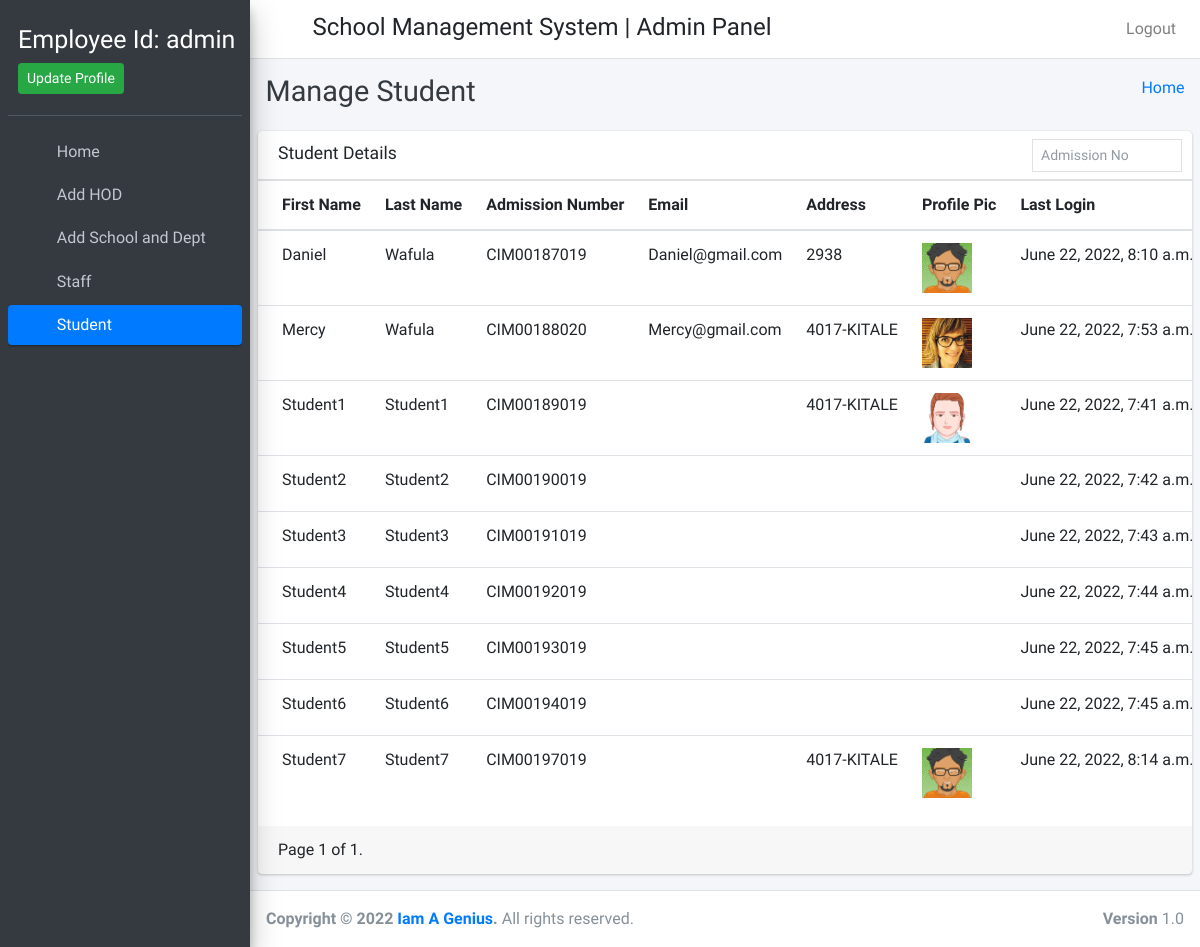
The page /Student (signed in) on the database as committed earlier.
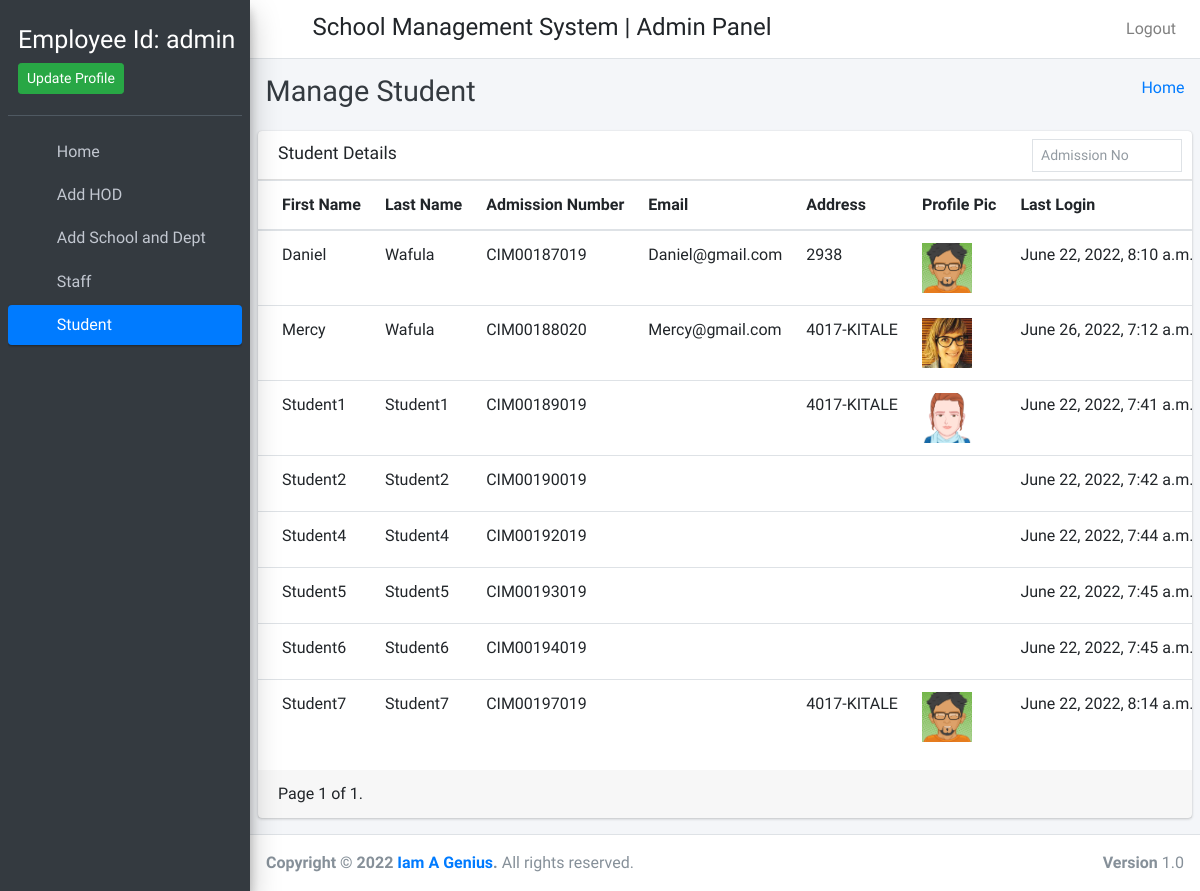
The same page on the database as committed later.
### Student/models.py (models this page shows)
class CustomUser(AbstractUser):
    user_type_data=((1,"HOD"),(3,"staff"),(4,"student"),(2,"admin"))
    user_type= models.CharField(default=1, choices=user_type_data,max_length=10)

class students(models.Model):
    id=models.AutoField(primary_key=True)
    admin = models.OneToOneField(CustomUser, on_delete=models.CASCADE)
    gender = models.CharField(max_length=50)
    profile_pic = models.FileField()
    address = models.TextField()
    course_id=models.ForeignKey(courses,on_delete=models.SET_DEFAULT,default=1)
    dept_id = models.ForeignKey(department,on_delete=models.SET_DEFAULT,default=1)
    session_year_id = models.ForeignKey(sessionmodel,on_delete=models.CASCADE)
    stage_id = models.ForeignKey(semester,on_delete=models.SET_DEFAULT,default=19)
    status = models.BooleanField(default=False)
    created_at = models.DateTimeField(auto_now_add=True)
    updated_at = models.DateTimeField(auto_now_add=True)
    fcm_token=models.TextField(default="")
    objects=models.Manager()

### Student/admin_views.py (the view)
# urls.py: path('Student',admin_views.Student,name="Student"),
def Student(request):
    student = students.objects.all()
    filters = StudentFilter(request.GET,queryset=student)
    student = filters.qs
    page = request.GET.get('page',1)
    paginator = Paginator(student,10)
    page_obj = paginator.get_page(page)
    page_range = paginator.get_elided_page_range(number=page,on_each_side=3,on_ends=2)
    try:
        student = paginator.page(page)
    except PageNotAnInteger:
        student = paginator.page(1)
    except EmptyPage:
        student = paginator.page(paginator.num_pages)
    context = {
        'student':student,
        'page_obj':page_obj,
        'page_range':page_range,
        'filters':filters.form
    }
    return render(request,'admin_template/manage_students.html',context)

### templates/admin_template/manage_students.html (shortened to what this page needs)
{% extends 'admin_template/base.html' %}
{% block page_title %} Manage Student {% endblock page_title %}
{% load static %}
{% load i18n %}
{% block main_content %}
<section class="content">
      <div class="row">
        <div class="col-12">
          <div class="card">
            <div class="card-header">
              <h3 class="card-title">Student Details</h3>
              <div class="card-tools">
                <form method="get" class="form-inline">
                  <div class="input-group input-group-sm border" style="width: 150px;">
                    {{filters.admin__username}}
                    <div class="input-group-append">
                      <button class="btn" type="submit">
                        <i class="fas fa-search"></i>
                      </button>
                    </div>
                  </div>
                </form>
              </div>
            </div>
            <div class="card-body table-responsive p-0">
              <div id="example2_wrapper" class="dataTables_wrapper dt-bootstrap4"><div class="row"><div class="col-sm-12 col-md-6"></div><div class="col-sm-12 col-md-6"></div></div><div class="row"><div class="col-sm-12">
                <table id="example2" class="table table-hover text-nowrap" role="grid" aria-describedby="example2_info">
                <thead>
                <tr role="row">
                  <th class="sorting" tabindex="0" aria-controls="example2" rowspan="1" colspan="1" aria-label="Browser: activate to sort column ascending">First Name</th>
                  <th class="sorting" tabindex="0" aria-controls="example2" rowspan="1" colspan="1" aria-label="Platform(s): activate to sort column ascending">Last Name</th>
                  <th class="sorting" tabindex="0" aria-controls="example2" rowspan="1" colspan="1" aria-label="Engine version: activate to sort column ascending">Admission Number</th>
                  <th class="sorting" tabindex="0" aria-controls="example2" rowspan="1" colspan="1" aria-label="CSS grade: activate to sort column ascending">Email</th>
                  <th class="sorting" tabindex="0" aria-controls="example2" rowspan="1" colspan="1" aria-label="CSS grade: activate to sort column ascending">Address</th>
                  <th class="sorting" tabindex="0" aria-controls="example2" rowspan="1" colspan="1" aria-label="CSS grade: activate to sort column ascending">Profile Pic</th>
                  <th class="sorting" tabindex="0" aria-controls="example2" rowspan="1" colspan="1" aria-label="CSS grade: activate to sort column ascending">Last Login</th>
                  <th class="sorting" tabindex="0" aria-controls="example2" rowspan="1" colspan="1" aria-label="CSS grade: activate to sort column ascending">Action</th></tr>
                </thead>
                <tbody>
                {% for student in student %}
                  <tr>
                      <td>{{ student.admin.first_name }}</td>
                      <td>{{ student.admin.last_name }}</td>
                      <td>{{ student.admin.username }}</td>
                      <td>{{ student.admin.email }}</td>
                      <td>{{ student.address }}</td>
                      <td><img src="{{ student.profile_pic }}" style="width:50px"/></td>
                      <td>{{ student.admin.last_login }}</td>
                    </tr>
                {% endfor %}
                </tbody>
              </table>
            </div>
          </div>
        </div>
      </div>
      <div class="card-footer">
          <div class="row">
              <div class="col-lg-6">
                  <div class="pagination">
                      <span class="step-links">
                          <span class="current">
                               Page  {{ page_obj.number }}  of  {{ page_obj.paginator.num_pages }}.
                          </span>
                      </span>
                  </div>
              </div>
              <div class="col-lg-6">
              </div>
          </div>
      </div>
</section>
{% endblock main_content %}

### templates/admin_template/base.html (shortened to what this page needs)
<!DOCTYPE html>
{% load static %}
<html>
<head>
  <link rel="stylesheet" href="{% static "plugins/fontawesome-free/css/all.min.css" %}">
  <link rel="stylesheet" href="{% static "plugins/fontawesome-free/css/stylesheet.css" %}">
  <link rel="stylesheet" href="https://code.ionicframework.com/ionicons/2.0.1/css/ionicons.min.css">
  <link rel="stylesheet" href="{% static "plugins/tempusdominus-bootstrap-4/css/tempusdominus-bootstrap-4.min.css" %}">
  <link rel="stylesheet" href="{% static "plugins/icheck-bootstrap/icheck-bootstrap.min.css" %}">
  <link rel="stylesheet" href="{% static "plugins/jqvmap/jqvmap.min.css" %}">
  <link rel="stylesheet" href="{% static "dist/css/adminlte.min.css" %}">
  <link rel="stylesheet" href="{% static "plugins/overlayScrollbars/css/OverlayScrollbars.min.css" %}">
  <link rel="stylesheet" href="{% static "plugins/daterangepicker/daterangepicker.css" %}">
  <link rel="stylesheet" href="{% static "plugins/summernote/summernote-bs4.css" %}">
</head>
<body class="hold-transition sidebar-mini layout-fixed">
<div class="wrapper">
  <nav class="main-header navbar navbar-expand navbar-white navbar-light">
    <ul class="navbar-nav">
      <li class="nav-item">
        <a class="nav-link" data-widget="pushmenu" href="#"><i class="fas fa-bars"></i></a>
      </li>
    </ul>
  <h4 style="margin-left: 10px;margin-top: 5px">School Management System | Admin Panel</h4>
    <ul class="navbar-nav ml-auto">
      <li class="nav-item">
        <a class="nav-link" href="/logout_user">
          Logout
        </a>
      </li>
    </ul>
  </nav>
  {% include 'admin_template/sidebar.html' with user=user id=id %}
     <div class="content-wrapper">
    <div class="content-header">
      <div class="container-fluid">
        <div class="row mb-2">
          <div class="col-sm-6">
            <h1 class="m-0 text-dark">{% block page_title %}{% endblock page_title %}</h1>
          </div>
          <div class="col-sm-6">
            <ol class="breadcrumb float-sm-right">
              <li class="breadcrumb-item"><a href="/home">Home</a></li>
            </ol>
          </div>
        </div>
      </div>
    </div>
        {% block main_content %}
        {% endblock main_content %}
  </div>
  {% include 'admin_template/footer.html' %}
</div>
</body>
</html>

### templates/admin_template/sidebar.html (shortened to what this page needs)
{% load static %}
<aside class="main-sidebar sidebar-dark-primary elevation-4">
    <div class="sidebar">
      <div class="user-panel mt-3 pb-3 mb-3 d-flex username">
        <div class="info">
            Employee Id:&nbsp;{{ user.username }}
          <a href="{% url 'Admin' %}" class="d-block"><button class="btn btn-sm btn-success">Update Profile</button></a>
        </div>
      </div>
      <nav class="mt-2">
        <ul class="nav nav-pills nav-sidebar flex-column" data-widget="treeview" role="menu" data-accordion="false">
          <li class="nav-item">
            {% url 'home' as home %}
            {% url 'Admin' as Admin %}
            <a href="{{ home }}" class="nav-link {% if request.path == Admin %} active {% endif %} {% if request.path == home %} active {% endif %} ">
              <i class="nav-icon fas fa-home"></i>
              <p>
                Home
              </p>
            </a>
          </li>
          <li class="nav-item">
            {% url 'add_hod' as add_hod %}
            {% url 'delete_hod'  id=id as delete_hod %}
            {% url 'hod_edit'  hod_id=hod_id as hod_edit %}
            <a href="{{ add_hod }}" class="nav-link {% if request.path == add_hod %} active {% endif %} {% if request.path == hod_edit %} active {% endif %} {% if request.path == delete_hod %} active {% endif %} ">
              <i class="nav-icon fas fa-user"></i>
              <p>
               Add HOD
              </p>
            </a>
          </li>
          <li class="nav-item">
            {% url 'add_school' as add_school %}
            {% url 'edit_school' id=id as edit_school %}
            {% url 'edit_dept' id=id as edit_dept %}
            <a href="{{ add_school }}" class="nav-link {% if request.path == add_school %} active {% endif %} {% if request.path == edit_school %} active {% endif %} {% if request.path == edit_dept %} active {% endif %}">
              <i class="nav-icon fas fa-database"></i>
              <p>
               Add School and Dept
              </p>
            </a>
          </li>
          <li class="nav-item">
            {% url 'Staff' as Staff %}
            {% url 'delete_staff' id=id as delete_staff %}
            {% url 'staff_edit' staff_id=staff_id as staff_edit %}
            <a href="{{ Staff }}" class="nav-link {% if request.path == Staff %} active {% endif %} {% if request.path == staff_edit %} active {% endif %} {% if request.path == delete_staff %} active {% endif %} ">
              <i class="nav-icon fas fa-universal-access"></i>
              <p>
                Staff
              </p>
            </a>
          </li>
          <li class="nav-item">
            {% url 'Student' as Student %}
            {% url 'delete_student' id=id as delete_student %}
            {% url 'student_edit' student_id=student_id as student_edit %}
            <a href="{{ Student }}" class="nav-link {% if request.path == delete_student %} active {% endif %} {% if request.path == Student %} active {% endif %} {% if request.path == student_edit %} active {% endif %}">
              <i class="nav-icon fas fa-child"></i>
              <p>
                Student
              </p>
            </a>
          </li>
        </ul>
      </nav>
    </div>
  </aside>

### templates/admin_template/footer.html
 <footer class="main-footer">
    <strong>Copyright &copy; 2022 <a href="http://adminlte.io">Iam A Genius</a>.</strong>
    All rights reserved.
    <div class="float-right d-none d-sm-inline-block">
      <b>Version</b> 1.0
    </div>
  </footer>

### templates/admin_template/sidebar.html (style rules this page uses)
.user-panel.mt-3.pb-3.mb-3.d-flex.username { color:#fff; height:100px; font-size:25px }

Rows that differ between the two databases and show on the page:
removed students: admin.first_name "Student3", admin.last_name "Student3", admin.username "CIM00191019", admin.last_login "June 22, 2022, 7:43 a.m."
changed students "Mercy": admin.last_login "June 22, 2022, 7:53 a.m." → "June 26, 2022, 7:12 a.m."
